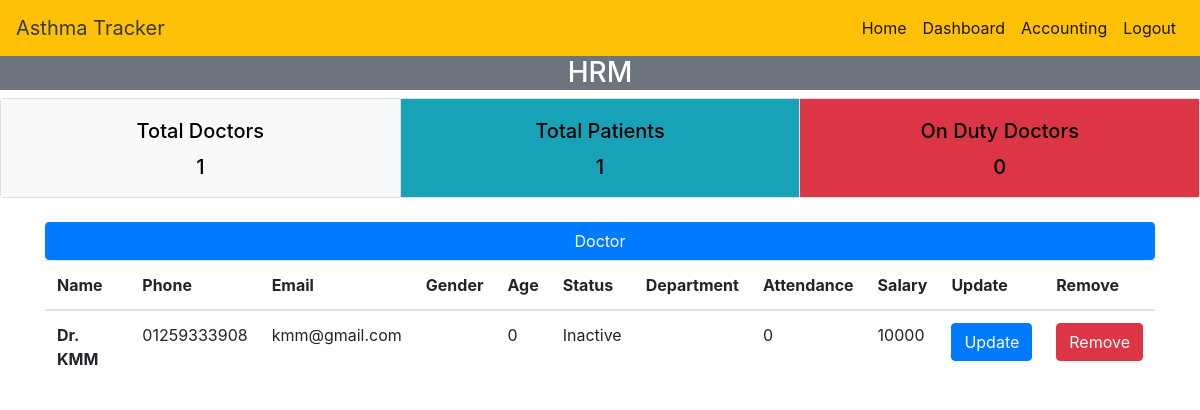
/hr_dashboard/, run on an earlier commit of the app's database.
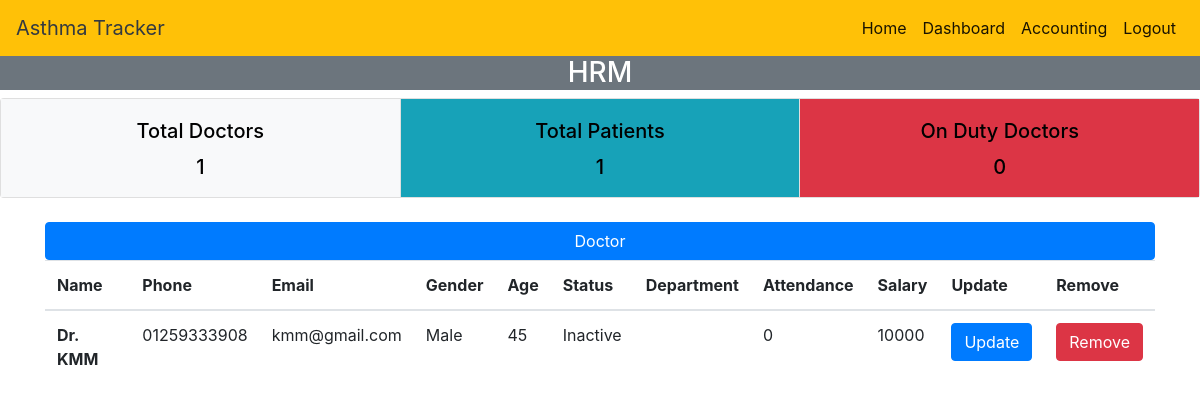
And on a later commit of the database.
### DOCTOR/models.py (models this page shows)
class Doctor(models.Model):
    name = models.CharField(max_length=40)
    phone = models.CharField(max_length=12, default="", unique=True)
    email = models.CharField(max_length=50, unique=True)
    bmdc_no = models.CharField(max_length=12, default="", unique=True)
    gender = models.CharField(max_length=30)
    address = models.CharField(max_length=200)
    age = models.IntegerField(default=0)
    blood = models.CharField(max_length=10)
    username = models.OneToOneField(User, on_delete=models.CASCADE)
    status = models.BooleanField(default=0)
    department = models.CharField(max_length=30, default="")
    attendance = models.IntegerField(default=0)
    salary = models.IntegerField(default=10000)

### COMMON_APP/views.py (the view)
# urls.py: path('hr_dashboard/', hr_dashboard, name='hr_dashboard'),
def hr_dashboard(request):
    status = False
    if request.user:
        status = request.user
    all_p = Patient.objects.all()
    all_d = Doctor.objects.all()
    active_d = Doctor.objects.filter(status=1)
    return render(request, 'hr_dashboard.html',
                  {"all_p": len(all_p), "all_d": len(all_d), "all_data": all_d, "active_d": len(active_d), 'user': "H",
                   'status': status})

### templates/hr_dashboard.html (shortened to what this page needs)
<!DOCTYPE html>
<html>
<head>
    <link rel="stylesheet" href="https://stackpath.bootstrapcdn.com/bootstrap/4.5.0/css/bootstrap.min.css">
</head>
<body>
{% include "nav.html" %}
<div class="W bg-secondary">
   <h3> HRM </h3>
</div>
<div class="card-group">
    <div class="card">
        <div class="card-body bg-light">
            <h5 class="card-title">Total Doctors</h5>
            <h5>{{ all_d }}</h5>
        </div>
    </div>
    <div class="card">
        <div class="card-body bg-info">
            <h5 class="card-title">Total Patients</h5>
            <h5>{{ all_p }}</h5>
        </div>
    </div>
    <div class="card">
        <div class="card-body bg-danger">
            <h5 class="card-title">On Duty Doctors</h5>
            <h5>{{ active_d }}</h5>
        </div>
    </div>
</div>
<br>
<div class="container">
    <div class="row">
        <div class="col-sm-12">
            <button class="btn btn-primary">Doctor</button>
            <table class="table">
                <thead>
                <tr>
                    <th scope="col">Name</th>
                    <th scope="col">Phone</th>
                    <th scope="col">Email</th>
                    <th scope="col">Gender</th>
                    <th scope="col">Age</th>
                    <th scope="col">Status</th>
                    <th scope="col">Department</th>
                    <th scope="col">Attendance</th>
                    <th scope="col">Salary</th>
                    <th scope="col">Update</th>
                    <th scope="col">Remove</th>
                </tr>
                </thead>
                <tbody>
                {% for data in all_data %}
                <tr>
                    <th scope="row">{{ data.name }}</th>
                    <td> {{ data.phone }}</td>
                    <td> {{ data.email }}</td>
                    <td> {{ data.gender }}</td>
                    <td> {{ data.age }}</td>
                    {% if data.status %}
                    <td> Active</td>
                    {% else %}
                    <td> Inactive</td>
                    {% endif %}
                    <td> {{ data.department }}</td>
                    <td> {{ data.attendance }}</td>
                    <td> {{ data.salary }}</td>
                    <td><a href="{% url 'update_doctor' id=data.id %}" class="btn btn-primary">Update</a></td>
                    <td><a href="{% url 'delete_doctor' %}" class="btn btn-danger">Remove</a></td>
                </tr>
                {% endfor %}
                </tbody>
            </table>
        </div>
    </div>
</div>
</body>
</html>

What changed in the data, as far as the page shows it:
changed Doctor "Dr. KMM": gender (not shown) → "Male"; age "0" → "45"
